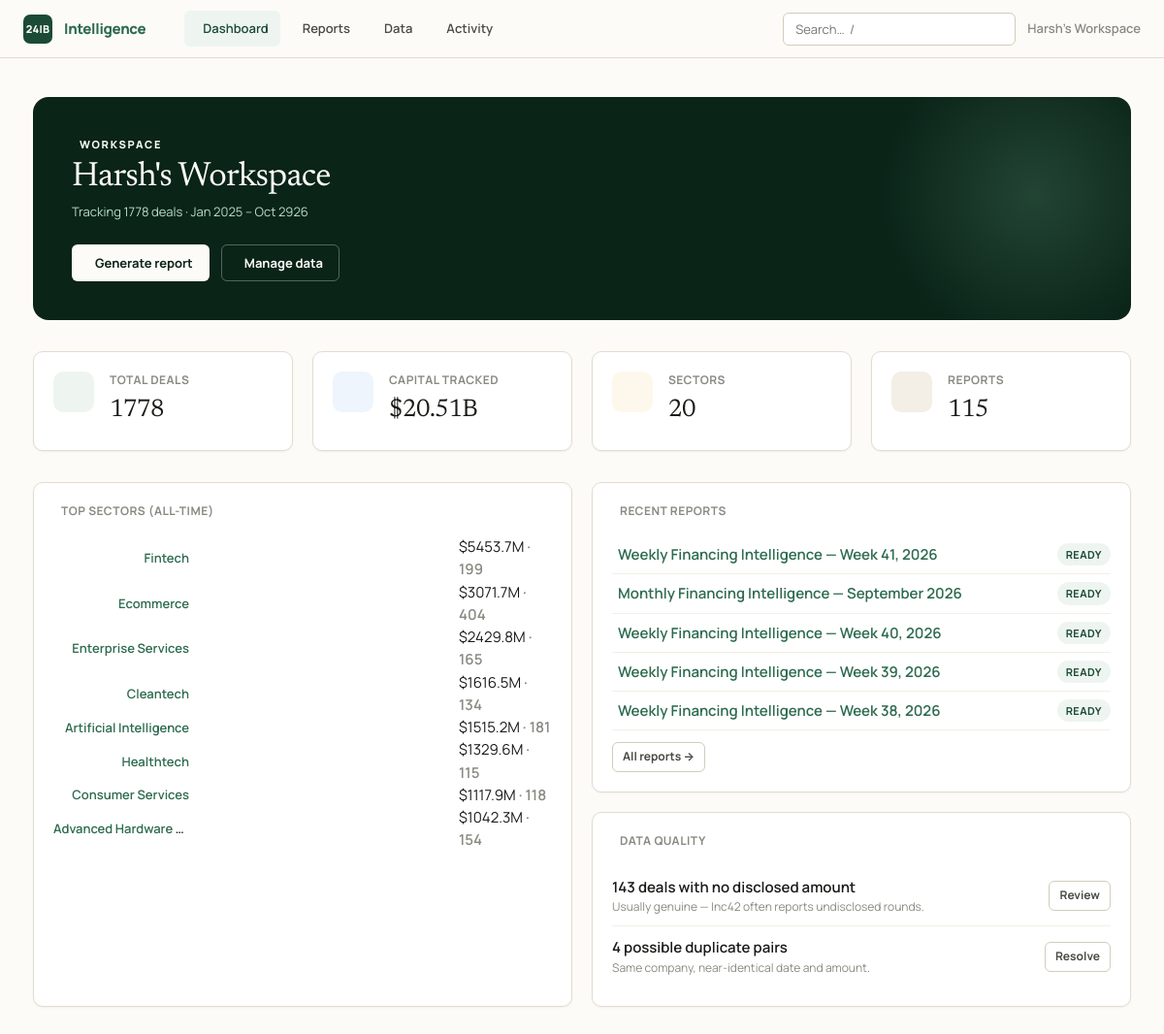
The page / on the database its author committed.
### intelligence/models.py (models this page shows, shortened)
class Organization(db.Model):
    __tablename__ = "organizations"
    id: Mapped[int] = mapped_column(primary_key=True)
    name: Mapped[str] = mapped_column(String(160), nullable=False)
    slug: Mapped[str] = mapped_column(String(80), unique=True, nullable=False)
    created_at: Mapped[datetime] = mapped_column(DateTime, default=_utcnow)
    deals: Mapped[list["FundingDeal"]] = relationship(back_populates="organization", cascade="all, delete-orphan")
    reports: Mapped[list["Report"]] = relationship(back_populates="organization", cascade="all, delete-orphan")
    api_keys: Mapped[list["ApiKey"]] = relationship(back_populates="organization", cascade="all, delete-orphan")

class Report(db.Model):
    __tablename__ = "reports"
    id: Mapped[int] = mapped_column(primary_key=True)
    organization_id: Mapped[int] = mapped_column(ForeignKey("organizations.id"), nullable=False)
    period_type: Mapped[PeriodType] = mapped_column(Enum(PeriodType), nullable=False)
    period_key: Mapped[str] = mapped_column(String(40), nullable=False)  # e.g. 2026-W14, 2026-05, 2026-Q1, 2026
    title: Mapped[str] = mapped_column(String(240), default="")
    edition_no: Mapped[int | None] = mapped_column(Integer, nullable=True)
    status: Mapped[ReportStatus] = mapped_column(Enum(ReportStatus), default=ReportStatus.PENDING)
    payload_json: Mapped[str] = mapped_column(Text, default="{}")  # see `payload` property — the full computed report
    error: Mapped[str | None] = mapped_column(Text, nullable=True)  # set only when status == FAILED
    share_token: Mapped[str] = mapped_column(String(48), default=_token, unique=True, index=True)
    is_published: Mapped[bool] = mapped_column(Boolean, default=False)
    notes: Mapped[str] = mapped_column(Text, default="")  # free-form personal notes, not shown on the public page
    created_at: Mapped[datetime] = mapped_column(DateTime, default=_utcnow)
    generated_at: Mapped[datetime | None] = mapped_column(DateTime, nullable=True)  # set when status becomes READY
    organization: Mapped["Organization"] = relationship(back_populates="reports")
    @property
    def payload(self) -> dict:
        """Decode the stored JSON payload back into the report's data dict."""
        return json.loads(self.payload_json or "{}")
    @payload.setter
    def payload(self, data: dict) -> None:
        """Serialise ``data`` to JSON for storage.

        ``default=str`` lets ``date``/``datetime`` values inside the payload
        (produced by ``aggregate.build_payload``) serialise without callers
        having to hand-roll a JSON encoder for every report field.
        """
        self.payload_json = json.dumps(data, default=str)

### intelligence/dashboard/routes.py (the view, shortened to what this page needs)
@bp.route("/")
def home():
    org = require_org()
    total_deals = db.session.scalar(
        select(func.count(FundingDeal.id)).where(FundingDeal.organization_id == org.id)
    ) or 0
    total_capital = db.session.scalar(
        select(func.coalesce(func.sum(FundingDeal.amount_usd_mn), 0.0)).where(FundingDeal.organization_id == org.id)
    ) or 0.0
    report_count = db.session.scalar(
        select(func.count(Report.id)).where(Report.organization_id == org.id)
    ) or 0
    sector_total = db.session.scalar(
        select(func.count(func.distinct(FundingDeal.sector_canonical)))
        .where(FundingDeal.organization_id == org.id)
    ) or 0
    sector_rows = db.session.execute(
        select(FundingDeal.sector_canonical, func.sum(FundingDeal.amount_usd_mn), func.count(FundingDeal.id))
        .where(FundingDeal.organization_id == org.id)
        .group_by(FundingDeal.sector_canonical)
        .order_by(func.sum(FundingDeal.amount_usd_mn).desc())
        .limit(8)
    ).all()
    max_sector = max((r[1] for r in sector_rows), default=1) or 1
    sectors = [{"name": r[0], "amt": round(r[1], 1), "deals": r[2],
                "pct": round(r[1] / max_sector * 100, 1)} for r in sector_rows]
    flags = []
    missing_sector = db.session.scalar(
        select(func.count(FundingDeal.id)).where(
            FundingDeal.organization_id == org.id, FundingDeal.sector_canonical == "Uncategorized")
    ) or 0
    zero_amt = db.session.scalar(
        select(func.count(FundingDeal.id)).where(
            FundingDeal.organization_id == org.id, FundingDeal.amount_usd_mn == 0)
    ) or 0
    if zero_amt:
        flags.append({
            "text": f"{zero_amt} deal{'' if zero_amt == 1 else 's'} with no disclosed amount",
            "hint": "Usually genuine — Inc42 often reports undisclosed rounds.",
            "url": url_for("data.index", sort="amount", dir="asc"),
            "cta": "Review",
        })
    dupes = 0
    try:
        from ..ingestion.dedup_review import find_candidates
        dupes = len(find_candidates(org.id))
    except Exception:  # pragma: no cover - never let a scan break the dashboard
        current_app.logger.exception("Duplicate scan failed on the dashboard")
    if dupes:
        flags.append({
            "text": f"{dupes} possible duplicate pair{'' if dupes == 1 else 's'}",
            "hint": "Same company, near-identical date and amount.",
            "url": url_for("data.dedup_review"),
            "cta": "Resolve",
        })
    recent_reports = db.session.scalars(
        select(Report).where(Report.organization_id == org.id).order_by(Report.created_at.desc()).limit(5)
    ).all()
    span = db.session.execute(
        select(func.min(FundingDeal.deal_date), func.max(FundingDeal.deal_date))
        .where(FundingDeal.organization_id == org.id)
    ).first()
    favorites = db.session.scalars(
        select(Favorite).where(Favorite.organization_id == org.id).order_by(Favorite.created_at.desc())
    ).all()
    pinned = []
    for f in favorites:
        try:
            pinned.append(_favorite_link(f))
        except (TypeError, ValueError):
            continue
    return render_template(
        "dashboard/home.html", active="dashboard",
        total_deals=total_deals, total_capital=round(total_capital, 1),
        report_count=report_count, sector_total=sector_total, sectors=sectors, flags=flags,
        recent_reports=recent_reports, span=span, pinned=pinned,
    )

### intelligence/__init__.py (called while the page is built)
def _register_security_headers(app: Flask) -> None:
    @app.after_request
    def _set_headers(resp):  # noqa: WPS430
        resp.headers.setdefault("X-Content-Type-Options", "nosniff")
        resp.headers.setdefault("X-Frame-Options", "SAMEORIGIN")
        resp.headers.setdefault("Referrer-Policy", "strict-origin-when-cross-origin")
        resp.headers.setdefault("Content-Security-Policy", _CSP)
        if app.config.get("SESSION_COOKIE_SECURE"):
            resp.headers.setdefault(
                "Strict-Transport-Security", "max-age=31536000; includeSubDomains"
            )
        return resp

### intelligence/clock.py (called while the page is built)
def utcnow() -> datetime:
    return datetime.now(timezone.utc).replace(tzinfo=None)

### intelligence/ingestion/dedup_review.py (called while the page is built)
def _name_similar(a: str, b: str) -> bool:
    return SequenceMatcher(None, a.strip().lower(), b.strip().lower()).ratio() >= _NAME_SIMILARITY

def _amount_close(a: float, b: float) -> bool:
    if a == 0 and b == 0:
        return True
    hi, lo = max(a, b), min(a, b)
    if hi == 0:
        return False
    return (hi - lo) / hi <= _AMOUNT_TOLERANCE

### intelligence/tenancy.py (called while the page is built, shortened)
def ensure_workspace() -> Organization:
    org = db.session.query(Organization).first()
    if org is not None:
        return org

def require_org() -> Organization:
    if "workspace" not in g:
        g.workspace = ensure_workspace()
    return g.workspace

### intelligence/templates/dashboard/home.html (shortened to what this page needs)
{% extends "base.html" %}
{% block content %}
<div class="hero">
  <div class="hero-eyebrow"> Workspace</div>
  <div class="hero-title">{{ current_org.name }}</div>
  <div class="hero-sub">
    {% if span and span[0] %}
      Tracking {{ total_deals }} deals · {{ span[0].strftime('%b %Y') }} – {{ span[1].strftime('%b %Y') }}
    {% else %}
      No deal data yet — import the Inc42 history to begin
    {% endif %}
  </div>
  <div class="hero-actions">
    <a class="btn btn-primary" href="{{ url_for('reports.new') }}"> Generate report</a>
    <a class="btn btn-ghost" href="{{ url_for('data.index') }}"> Manage data</a>
  </div>
</div>
{% if total_deals == 0 %}
<div class="card" style="margin-bottom:var(--sp-8)">
  <div class="section-head"><i class="ph ph-flag-banner" aria-hidden="true"></i> Get started</div>
  <ol style="margin:0;padding-left:1.2em;line-height:2">
    <li><strong>Load the data.</strong> <a href="{{ url_for('data.index') }}">Import the 3-year Inc42 history</a> from the master workbook, or upload your own CSV.</li>
    <li><strong>Generate an edition.</strong> <a href="{{ url_for('reports.new') }}">Build a weekly or monthly report</a> — the engine handles the aggregation.</li>
    <li><strong>Publish it.</strong> Weekly and monthly editions publish to the public site automatically; unpublish any you want held back.</li>
  </ol>
</div>
{% else %}
<div class="grid grid-4" style="margin-bottom:var(--sp-8)">
  <div class="card"><div class="kpi"><div class="kpi-icon"></div><div class="stat"><span class="stat-label">Total Deals</span><span class="stat-value">{{ total_deals }}</span></div></div></div>
  <div class="card"><div class="kpi"><div class="kpi-icon blue"></div><div class="stat"><span class="stat-label">Capital Tracked</span><span class="stat-value">${{ (total_capital/1000)|round(2) }}B</span></div></div></div>
  <div class="card"><div class="kpi"><div class="kpi-icon amber"></div><div class="stat"><span class="stat-label">Sectors</span><span class="stat-value">{{ sector_total }}</span></div></div></div>
  <div class="card"><div class="kpi"><div class="kpi-icon sand"></div><div class="stat"><span class="stat-label">Reports</span><span class="stat-value">{{ report_count }}</span></div></div></div>
</div>
<div class="grid grid-2">
  <div class="card">
    <div class="section-head"> Top sectors (all-time)</div>
    {% if sectors %}
    <div class="hbars" style="gap:12px">
      {% for s in sectors %}
      <div style="display:grid;grid-template-columns:140px 1fr 96px;align-items:center;gap:12px">
        <div style="font-size:var(--text-sm);font-weight:600;text-align:right;overflow:hidden;text-overflow:ellipsis;white-space:nowrap" title="{{ s.name }}">
          <a href="{{ url_for('explore.sector', name=s.name) }}">{{ s.name }}</a>
        </div>
        <div class="hbar-val">${{ s.amt }}M<span class="muted" style="font-weight:600"> · {{ s.deals }}</span></div>
      </div>
      {% endfor %}
    </div>
    {% else %}<p class="muted">Import deals to see sector flows.</p>{% endif %}
  </div>
  <div>
    <div class="card" style="margin-bottom:var(--sp-5)">
      <div class="section-head"> Recent reports</div>
      {% if recent_reports %}
        {% for r in recent_reports %}
        <div style="display:flex;justify-content:space-between;align-items:center;gap:10px;padding:8px 0;border-bottom:1px solid var(--sand)">
          <a href="{{ url_for('reports.view', report_id=r.id) }}" style="font-weight:600">
            {{ r.title }}
          </a>
          <span class="badge badge-{{ 'green' if r.status.value=='ready' else 'amber' }}">{{ r.status.value }}</span>
        </div>
        {% endfor %}
        <a class="btn btn-ghost btn-sm" style="margin-top:var(--sp-3)" href="{{ url_for('reports.index') }}">All reports →</a>
      {% else %}
        <p class="muted">No reports yet. <a href="{{ url_for('reports.new') }}">Generate one →</a></p>
      {% endif %}
    </div>
    <div class="card">
      <div class="section-head"> Data quality</div>
      {% if flags %}
        {% for f in flags %}
        <div class="quality-flag">
          <div>
            <div style="font-weight:600">{{ f.text }}</div>
            <div class="muted" style="font-size:var(--text-xs)">{{ f.hint }}</div>
          </div>
          <a class="btn btn-ghost btn-sm" href="{{ f.url }}">{{ f.cta }}</a>
        </div>
        {% endfor %}
      {% else %}
        <p class="muted"><i class="ph ph-check-circle" style="color:var(--g600)" aria-hidden="true"></i> No data-quality flags. Everything looks clean.</p>
      {% endif %}
    </div>
  </div>
</div>
{% endif %}
{% endblock %}

### intelligence/templates/base.html (shortened to what this page needs)
<!doctype html>
<html lang="en">
<head>
  <link rel="stylesheet" href="{{ url_for('static', filename='css/tokens.css') }}">
  <link rel="stylesheet" href="{{ url_for('static', filename='css/app.css') }}">
</head>
<body>
  <nav class="nav">
    <a href="{{ url_for('dashboard.home') }}" class="nav-brand">
      <span class="nav-mark" aria-hidden="true">24IB</span>
      <span>Intelligence</span>
    </a>
    <div class="nav-links">
      <a class="nav-link {{ 'active' if active=='dashboard' }}" href="{{ url_for('dashboard.home') }}">Dashboard</a>
      <a class="nav-link {{ 'active' if active=='reports' }}" href="{{ url_for('reports.index') }}">Reports</a>
      <a class="nav-link {{ 'active' if active=='data' }}" href="{{ url_for('data.index') }}">Data</a>
      <a class="nav-link {{ 'active' if active=='runs' }}" href="{{ url_for('dashboard.runs') }}">Activity</a>
    </div>
    <div class="nav-right">
      <form action="{{ url_for('explore.search') }}" method="get" role="search" class="nav-search">
        <input class="input" id="global-search" type="search" name="q"
               placeholder="Search…  /" title="Press / to focus">
      </form>
      <span class="nav-org">{{ current_org.name if current_org }}</span>
    </div>
  </nav>
  {% block body %}
  <main class="container" id="main">
    {% block content %}{% endblock %}
  </main>
  {% endblock %}
</body>
</html>

### intelligence/static/css/tokens.css (style rules this page uses)
:root { --cream: #fdfbf7; --sand: #f3efe6; --sand-2: #ece7da; --border: #e3ddd0; --border-strong: #d3ccba; --ink: #1a1a18; --slate: #4a4a44; --dust: #8a8a82; --ghost: #b8b8ae; --g900: #0a2418; --g800: #1b4a36; --g700: #2d6b4f; --g600: #3d8a67; --g400: #7ab896; --g200: #b8ddc9; --g50: #eef5f1; --b700: #1f4e79; --b500: #3b82c4; --b50: #eef5fd; --r700: #9b2c2c; --r500: #d64545; --r50: #fdf0f0; --a700: #92600a; --a500: #d99a16; --a50: #fef8ec; --font-serif: 'Newsreader', Georgia, 'Times New Roman', serif; --font-sans: 'Manrope', system-ui, -apple-system, sans-serif; --font-mono: 'JetBrains Mono', ui-monospace, 'SF Mono', monospace; --text-2xs: 0.6875rem; --text-xs: 0.75rem; --text-sm: 0.8125rem; --text-base:0.9375rem; --text-md: 1.0625rem; --text-lg: 1.25rem; --text-xl: 1.5rem; --text-2xl: 2rem; --text-3xl: 2.75rem; --track-tight: -0.02em; --track-normal: 0; --track-wide: 0.04em; --track-widest: 0.16em; --sp-1: 4px; --sp-2: 8px; --sp-3: 12px; --sp-4: 16px; --sp-5: 20px; --sp-6: 24px; --sp-8: 32px; --sp-10: 40px; --sp-12: 48px; --sp-16: 64px; --sp-24: 96px; --radius-sm: 6px; --radius: 10px; --radius-lg: 16px; --shadow-sm: 0 1px 2px rgba(26,26,24,0.05); --shadow: 0 4px 16px rgba(26,26,24,0.07); --shadow-lg: 0 12px 40px rgba(26,26,24,0.10); --ease-out: cubic-bezier(0.16, 1, 0.3, 1); --ease-spring: cubic-bezier(0.34, 1.56, 0.64, 1); --dur-fast: 120ms; --dur-base: 220ms; --nav-h: 60px; --max-content: 1180px; --max-article: 760px; }

### rows shown on the page
Organization: name "Harsh's Workspace"
Report: title "Weekly Financing Intelligence — Week 41, 2026", status.value "READY"
Report: title "Monthly Financing Intelligence — September 2026", status.value "READY"
Report: title "Weekly Financing Intelligence — Week 40, 2026", status.value "READY"
Report: title "Weekly Financing Intelligence — Week 39, 2026", status.value "READY"
Report: title "Weekly Financing Intelligence — Week 38, 2026", status.value "READY"

### other values the page prints
{{ total_deals }} "1778"
{{ span[0].strftime('%b %Y') }} "Jan 2025"
{{ span[1].strftime('%b %Y') }} "Oct 2926"
{{ (total_capital/1000)|round(2) }} "20.51"
{{ sector_total }} "20"
{{ report_count }} "115"
{{ s.name }} "Fintech" "Ecommerce" "Enterprise Services" "Cleantech" "Artificial Intelligence" "Healthtech" "Consumer Services" "Advanced Hardware…"
{{ s.amt }} "5453.7" "3071.7" "2429.8" "1616.5" "1515.2" "1329.6" "1117.9" "1042.3"
{{ s.deals }} "199" "404" "165" "134" "181" "115" "118" "154"
{{ f.text }} "143 deals with no disclosed amount" "4 possible duplicate pairs"
{{ f.hint }} "Usually genuine — Inc42 often reports undisclosed rounds." "Same company, near-identical date and amount."
{{ f.cta }} "Review" "Resolve"
